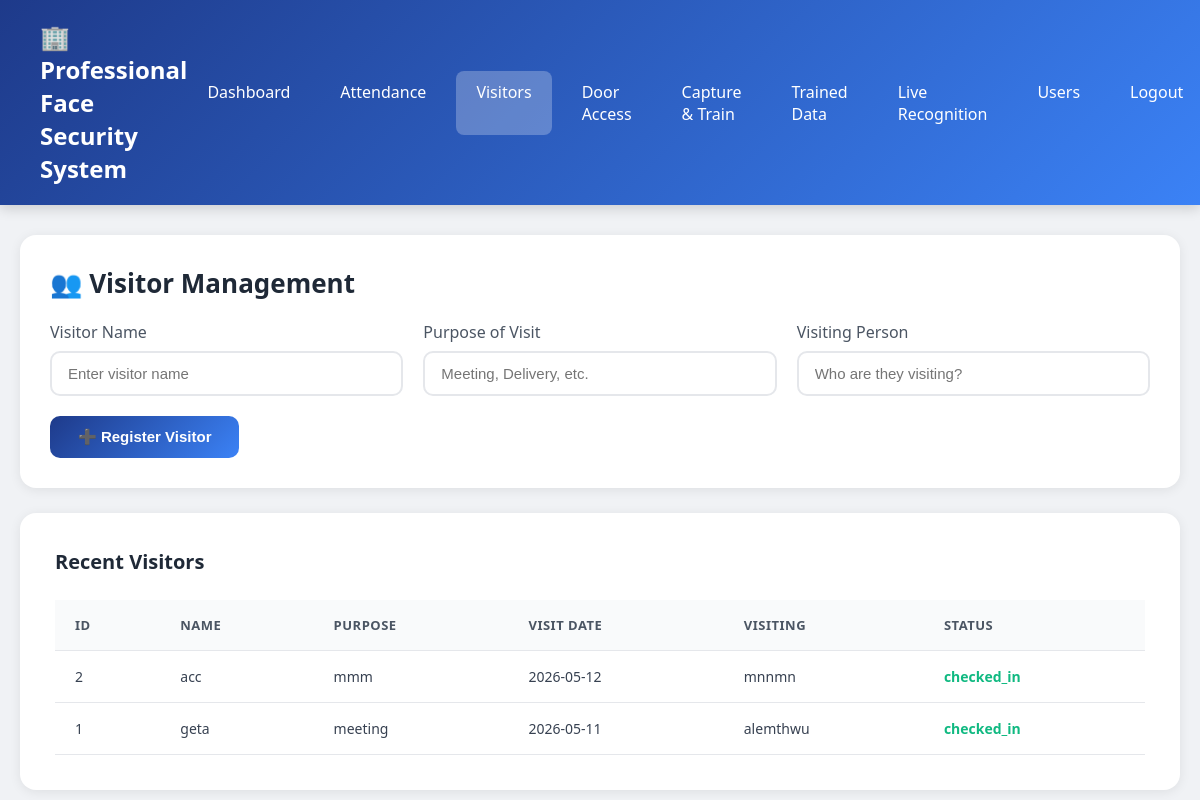
Page /visitors (signed in) on the committed database.
### tables this page shows
CREATE TABLE visitors
        (id INTEGER PRIMARY KEY AUTOINCREMENT,
         name TEXT NOT NULL,
         purpose TEXT,
         visit_date TEXT NOT NULL,
         check_in TEXT,
         check_out TEXT,
         visited_person TEXT,
         status TEXT DEFAULT 'pending');

### app.py (the view)
@app.route('/visitors')
@admin_required
def visitors():
    conn = sqlite3.connect(DATABASE)
    c = conn.cursor()
    c.execute('SELECT * FROM visitors ORDER BY visit_date DESC LIMIT 30')
    visitor_records = c.fetchall()
    conn.close()
    return render_template('visitors.html', username=session['username'], records=visitor_records)

### app.py (called while the page is built)
def admin_required(f):
    @wraps(f)
    def decorated_function(*args, **kwargs):
        if 'username' not in session:
            return redirect(url_for('login'))
        if session.get('role') != 'admin':
            return redirect(url_for('dashboard'))
        return f(*args, **kwargs)
    return decorated_function

### templates/visitors.html (shortened to what this page needs)
<!DOCTYPE html>
<html lang="en">
<head>
</head>
<body>
    <div class="navbar">
        <h1>🏢 Professional Face Security System</h1>
        <div class="nav-links">
            <a href="/dashboard">Dashboard</a>
            <a href="/attendance">Attendance</a>
            <a href="/visitors" class="active">Visitors</a>
            <a href="/door-access">Door Access</a>
            <a href="/capture">Capture & Train</a>
            <a href="/trained-data">Trained Data</a>
            <a href="/recognize-live">Live Recognition</a>
            <a href="/user-management">Users</a>
            <a href="/logout">Logout</a>
        </div>
    </div>
    <div class="container">
        <div class="page-header">
            <h2>👥 Visitor Management</h2>
            <div class="form-grid">
                <div class="form-group">
                    <label>Visitor Name</label>
                    <input type="text" id="visitorName" placeholder="Enter visitor name">
                </div>
                <div class="form-group">
                    <label>Purpose of Visit</label>
                    <input type="text" id="visitPurpose" placeholder="Meeting, Delivery, etc.">
                </div>
                <div class="form-group">
                    <label>Visiting Person</label>
                    <input type="text" id="visitedPerson" placeholder="Who are they visiting?">
                </div>
            </div>
            <button class="btn btn-primary" onclick="addVisitor()">➕ Register Visitor</button>
        </div>
        <div class="content-card">
            <h3>Recent Visitors</h3>
            <table>
                <thead>
                    <tr>
                        <th>ID</th>
                        <th>Name</th>
                        <th>Purpose</th>
                        <th>Visit Date</th>
                        <th>Visiting</th>
                        <th>Status</th>
                    </tr>
                </thead>
                <tbody>
                    {% for record in records %}
                    <tr>
                        <td>{{ record[0] }}</td>
                        <td>{{ record[1] }}</td>
                        <td>{{ record[2] or '-' }}</td>
                        <td>{{ record[3] }}</td>
                        <td>{{ record[6] or '-' }}</td>
                        <td class="status-{{ record[7] }}">{{ record[7] }}</td>
                    </tr>
                    {% else %}
                    <tr>
                        <td colspan="6" style="text-align: center; color: #9ca3af;">No visitors registered yet</td>
                    </tr>
                    {% endfor %}
                </tbody>
            </table>
        </div>
    </div>
</body>
</html>

### templates/visitors.html (style rules this page uses)
* { margin: 0; padding: 0; box-sizing: border-box; }
body { font-family: 'Segoe UI', Tahoma, Geneva, Verdana, sans-serif; background: #f0f2f5; min-height: 100vh; }
.navbar { background: linear-gradient(135deg, #1e3a8a 0%, #3b82f6 100%); padding: 20px 40px; color: white; display: flex; justify-content: space-between; align-items: center; box-shadow: 0 4px 12px rgba(0,0,0,0.15); }
.navbar h1 { font-size: 24px; font-weight: 700; }
.nav-links { display: flex; gap: 10px; }
.nav-links a { color: white; text-decoration: none; padding: 10px 20px; border-radius: 8px; transition: all 0.3s; font-weight: 500; }
.nav-links a.active { background: rgba(255,255,255,0.25); }
.container { max-width: 1200px; margin: 30px auto; padding: 0 20px; }
.page-header { background: white; border-radius: 16px; padding: 30px; margin-bottom: 25px; box-shadow: 0 2px 12px rgba(0,0,0,0.08); }
.page-header h2 { color: #1f2937; font-size: 26px; margin-bottom: 20px; }
.form-grid { display: grid; grid-template-columns: repeat(auto-fit, minmax(250px, 1fr)); gap: 20px; margin-bottom: 20px; }
.form-group label { display: block; margin-bottom: 8px; color: #4b5563; font-weight: 500; }
.form-group input, .form-group select { width: 100%; padding: 12px 16px; border: 2px solid #e5e7eb; border-radius: 10px; font-size: 15px; transition: all 0.3s; }
.btn { padding: 12px 28px; border: none; border-radius: 10px; font-size: 15px; font-weight: 600; cursor: pointer; transition: all 0.3s; }
.btn-primary { background: linear-gradient(135deg, #1e3a8a 0%, #3b82f6 100%); color: white; }
.content-card { background: white; border-radius: 16px; padding: 35px; box-shadow: 0 2px 12px rgba(0,0,0,0.08); margin-top: 25px; }
.content-card h3 { color: #1f2937; font-size: 20px; margin-bottom: 25px; }
table { width: 100%; border-collapse: collapse; }
th, td { padding: 16px 20px; text-align: left; border-bottom: 1px solid #e5e7eb; }
th { background: #f9fafb; color: #4b5563; font-weight: 700; font-size: 13px; text-transform: uppercase; letter-spacing: 0.5px; }
td { color: #374151; font-size: 14px; }
.status-checked_in { color: #10b981; font-weight: 700; }

### rows in the picture
visitors: id "2", name "acc", purpose "mmm", visit_date "2026-05-12", visited_person "mnnmn", status "checked_in"
visitors: id "1", name "geta", purpose "meeting", visit_date "2026-05-11", visited_person "alemthwu", status "checked_in"
